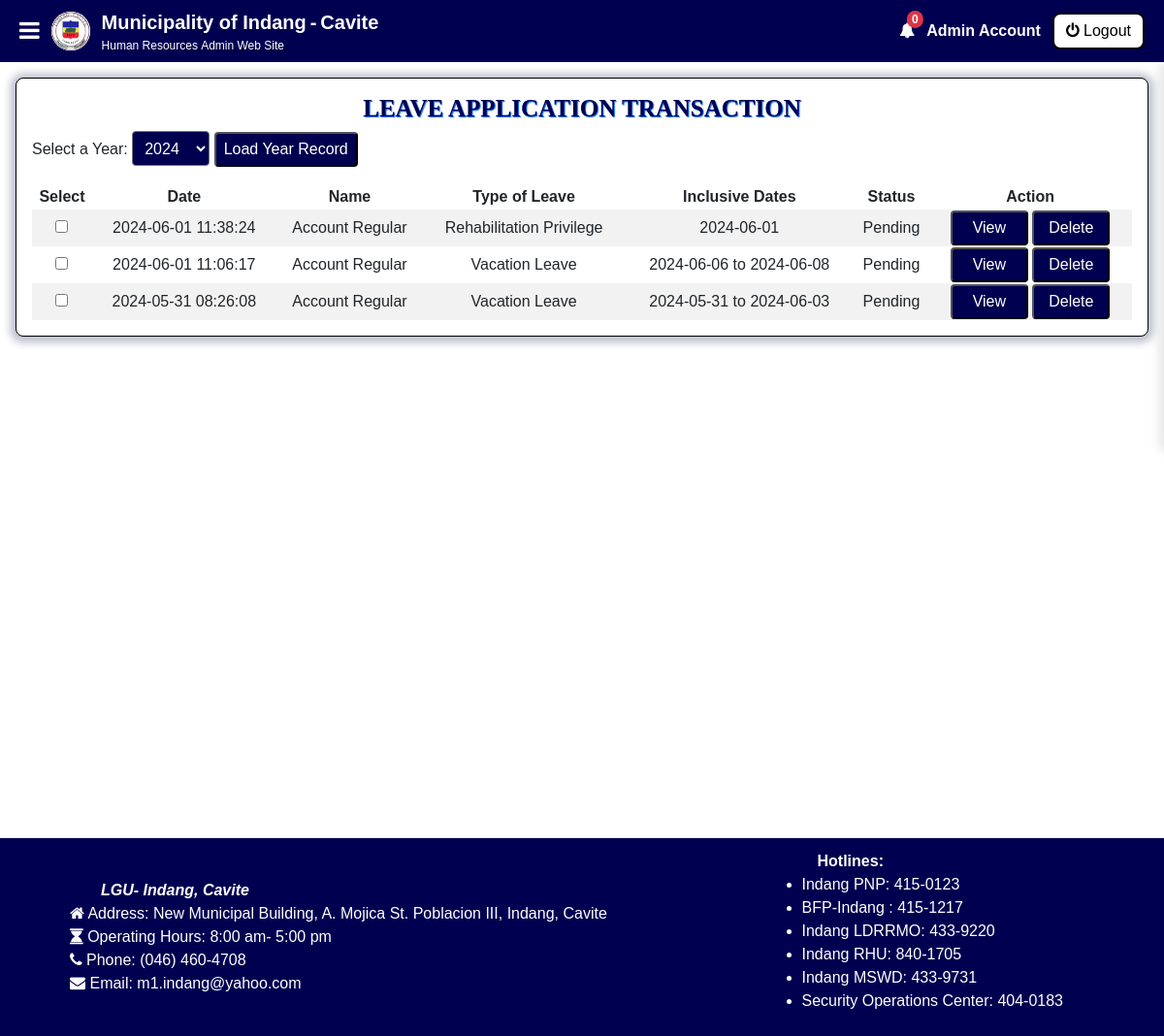
/admin/leave-transaction/index.php (signed in), run on the app's committed database.
### tables this page shows
CREATE TABLE `tbl_useraccounts` (
  `account_id` int(11) NOT NULL,
  `employee_id` varchar(255) NOT NULL,
  `role` varchar(255) NOT NULL,
  `email` varchar(255) NOT NULL,
  `password` varchar(255) NOT NULL,
  `photoURL` varchar(255) NOT NULL,
  `firstName` varchar(255) NOT NULL,
  `middleName` varchar(255) NOT NULL,
  `lastName` varchar(255) NOT NULL,
  `suffix` varchar(255) NOT NULL,
  `birthdate` date NOT NULL,
  `sex` varchar(255) NOT NULL,
  `civilStatus` varchar(255) NOT NULL,
  `department` varchar(255) NOT NULL,
  `jobPosition` varchar(255) NOT NULL,
  `status` varchar(50) NOT NULL,
  `dateStarted` date NOT NULL,
  `dateCreated` timestamp NOT NULL DEFAULT current_timestamp(),
  `reasonForStatus` varchar(255) NOT NULL,
  `archive` varchar(50) NOT NULL
);

CREATE TABLE `tbl_leaveappform` (
  `leaveappform_id` varchar(100) NOT NULL,
  `dateLastModified` timestamp NOT NULL DEFAULT current_timestamp() ON UPDATE current_timestamp(),
  `dateCreated` timestamp NOT NULL DEFAULT current_timestamp(),
  `employee_id` varchar(100) NOT NULL,
  `departmentName` varchar(150) NOT NULL,
  `lastName` varchar(100) NOT NULL,
  `firstName` varchar(100) NOT NULL,
  `middleName` varchar(100) NOT NULL,
  `dateFiling` varchar(100) NOT NULL,
  `position` varchar(100) NOT NULL,
  `salary` varchar(100) NOT NULL,
  `typeOfLeave` varchar(100) NOT NULL,
  `typeOfSpecifiedOtherLeave` varchar(255) NOT NULL,
  `typeOfVacationLeave` varchar(100) NOT NULL,
  `typeOfVacationLeaveWithin` varchar(255) NOT NULL,
  `typeOfVacationLeaveAbroad` varchar(255) NOT NULL,
  `typeOfSickLeave` varchar(100) NOT NULL,
  `typeOfSickLeaveInHospital` varchar(255) NOT NULL,
  `typeOfSickLeaveOutPatient` varchar(255) NOT NULL,
  `typeOfSpecialLeaveForWomen` varchar(255) NOT NULL,
  `typeOfStudyLeave` varchar(100) NOT NULL,
  `typeOfOtherLeave` varchar(100) NOT NULL,
  `workingDays` int(50) NOT NULL,
  `inclusiveDateStart` date NOT NULL,
  `inclusiveDateEnd` date NOT NULL,
  `commutation` varchar(100) NOT NULL,
  `asOfDate` date NOT NULL,
  `vacationLeaveTotalEarned` decimal(10,4) NOT NULL,
  `sickLeaveTotalEarned` decimal(10,4) NOT NULL,
  `vacationLeaveLess` decimal(10,4) NOT NULL,
  `sickLeaveLess` decimal(10,4) NOT NULL,
  `vacationLeaveBalance` decimal(10,4) NOT NULL,
  `sickLeaveBalance` decimal(10,4) NOT NULL,
  `recommendation` varchar(100) NOT NULL,
  `recommendMessage` varchar(255) NOT NULL,
  `dayWithPay` int(50) NOT NULL,
  `dayWithoutPay` int(50) NOT NULL,
  `otherDayPay` int(50) NOT NULL,
  `otherDaySpecify` varchar(255) NOT NULL,
  `disapprovedMessage` varchar(255) NOT NULL,
  `hrName` varchar(255) NOT NULL,
  `hrPosition` varchar(100) NOT NULL,
  `deptHeadName` varchar(255) NOT NULL,
  `mayorName` varchar(255) NOT NULL,
  `mayorPosition` varchar(100) NOT NULL,
  `hrmanager_id` varchar(100) NOT NULL,
  `depthead_id` varchar(100) NOT NULL,
  `mayor_id` varchar(100) NOT NULL,
  `status` varchar(80) NOT NULL,
  `archive` varchar(50) NOT NULL
);

### constants/routes.php (called while the page is built, shortened)
<?php
$webhostpage = '/www.indang-municipal-hr.com.ph';
$action_delete_leaveappform = $webhostpage . '/actions/deleteLeaveAppForm.php';
$assets_logo_png = $webhostpage . '/assets/images/indang-logo.png';
$assets_bootstrap_vcss = $webhostpage . '/assets/bootstrap-5.0.2-dist/css/bootstrap.min.css';
$assets_bootstrap_css = $webhostpage . '/assets/bootstrap/dist/css/bootstrap.min.css';
$assets_fontawesome = $webhostpage . '/assets/font-awesome/css/font-awesome.min.css';
$assets_css_styles = $webhostpage . '/assets/css/style.css';
$assets_datatable_css = $webhostpage . '/assets/datatables/datatables.min.css';
$assets_datatable_bootstrap = $webhostpage . '/assets/datatables/DataTables-1.13.7/css/dataTables.bootstrap.css';
$assets_datatable_css_select = $webhostpage . '/assets/datatables/jquery-datatables-checkboxes-1.2.12/css/dataTables.checkboxes.css';
$assets_toastify_css = $webhostpage . '/assets/toastify/toastify.css';
$location_admin_leaveapplist_view = $webhostpage . '/admin/leave-transaction/view';
?>

### admin/leave-transaction/index.php (the view, shortened to what this page needs)
<?php
include ("../../constants/routes.php");
$leaveAppDataList = [];
$mostMinimalYear = date("Y");
try {
    $minYearQuery = "   SELECT MIN(YEAR(inclusiveDateStart)) AS minStartYear, MIN(YEAR(inclusiveDateEnd)) AS minEndYear
                        FROM tbl_leaveappform
                        WHERE UPPER(archive) != 'DELETED'";
    $minYearStatement = $database->prepare($minYearQuery);
    $minYearStatement->execute();
    $result = $minYearStatement->get_result();
    if ($result) {
        $minYears = $result->fetch_assoc();
        $minStartYear = $minYears['minStartYear'] ?? date("Y");
        $minEndYear = $minYears['minEndYear'] ?? date("Y");
        if (isset($minStartYear, $minEndYear)) {
            $mostMinimalYear = min($minStartYear, $minEndYear);
        }
    } else {
        throw new Exception("Error fetching data");
    }
} catch (Exception $e) {
    echo "<script>console.error('Error: " . $e->getMessage() . "');</script>";
}
$selectedYear = date("Y");
if (isset($_POST['leaveTransactionYear'])) {
    $selectedYear = sanitizeInput($_POST['selectedYear']);
    $_SESSION['post_transactionyear'] = $selectedYear;
} else if (isset($_SESSION['post_transactionyear'])) {
    $selectedYear = sanitizeInput($_SESSION['post_transactionyear']);
} else {
    $selectedYear = date("Y");
}
if ($selectedYear && $selectedYear != 'All') {
    $leavelistsql = "SELECT leaveapp.*, users.firstName AS userFirstName, users.lastName AS userLastName
                FROM tbl_leaveappform leaveapp
                LEFT JOIN tbl_useraccounts users ON users.employee_id = leaveapp.employee_id
                WHERE (YEAR(inclusiveDateStart) = ? OR YEAR(inclusiveDateEnd) = ?) AND UPPER(leaveapp.archive) != 'DELETED'
                ORDER BY dateCreated DESC";
    $leavelist_statement = $database->prepare($leavelistsql);
    $leavelist_statement->bind_param("ss", $selectedYear, $selectedYear);
    $leavelist_statement->execute();
    $result = $leavelist_statement->get_result();
    if ($result->num_rows > 0) {
        while ($leaveform = $result->fetch_assoc()) {
            $leaveAppDataList[] = $leaveform;
        }
    }
} else if ($selectedYear == 'All') {
    $leavelistsql = "   SELECT leaveapp.*,
                        users.firstName AS userFirstName,
                        users.lastName AS userLastName
                    FROM tbl_leaveappform leaveapp
                    LEFT JOIN tbl_useraccounts users
                    ON users.employee_id = leaveapp.employee_id
                    WHERE UPPER(leaveapp.archive) != 'DELETED'
                    ORDER BY dateCreated DESC";
    $leavelist_result = $database->query($leavelistsql);
    if ($leavelist_result->num_rows > 0) {
        while ($leaveform = $leavelist_result->fetch_assoc()) {
            $leaveAppDataList[] = $leaveform;
        }
    }
}
?>
<!DOCTYPE html>
<html lang="en">
<head>
    <link rel="stylesheet" href="<?php echo $assets_bootstrap_vcss; ?>">
    <link rel="stylesheet" href="<?php echo $assets_bootstrap_css; ?>">
    <link rel='stylesheet' href="<?php echo $assets_fontawesome; ?>">
    <link rel="stylesheet" href="<?php echo $assets_toastify_css; ?>">
    <link rel="stylesheet" href="<?php echo $assets_datatable_css; ?>">
    <link rel="stylesheet" href="<?php echo $assets_datatable_css_select; ?>">
    <link rel="stylesheet" href="<?php echo $assets_datatable_bootstrap; ?>">
    <link rel="stylesheet" href="<?php echo $assets_css_styles; ?>">
</head>
<body class="webpage-background-cover-admin">
    <div class="component-container">
        <?php include ($components_file_topnav); ?>
    </div>
    <div class="page-container">
        <div class="page-content">
            <div class="box-container">
                <h3 class="title-text">Leave Application Transaction</h3>
                <div class="button-container component-container mb-2">
                    <form action="" method="post">
                        <label for="selectedYear">Select a Year:</label>
                        <select name="selectedYear" id="selectedYear" class="custom-regular-button"
                            aria-label="Year Selection">
                            <?php
                            $currentYear = date("Y");
                            $start_year = $mostMinimalYear;
                            for ($year = $currentYear; $year >= $start_year; $year--) {
                                ?>
                                <option value="<?php echo $year; ?>" <?php echo ($year == $selectedYear) ? 'selected' : ''; ?>>
                                    <?php echo $year; ?>
                                </option>
                                <?php
                            }
                            ?>
                        </select>
                        <input type="submit" name="leaveTransactionYear" value="Load Year Record"
                            class="custom-regular-button">
                    </form>
                </div>
                <table id="leaveAppList" class="text-center hover table-striped cell-border order-column"
                    style="width:100%">
                    <thead>
                        <tr>
                            <th>Select</th>
                            <th>Date</th>
                            <th>Name</th>
                            <th>Type of Leave</th>
                            <th>Inclusive Dates</th>
                            <th>Status</th>
                            <th>Action</th>
                        </tr>
                    </thead>
                    <tbody>
                        <?php
                        if (!empty($leaveAppDataList)) {
                            foreach ($leaveAppDataList as $ldata) {
                                ?>
                                <tr>
                                    <td>
                                        <input type="checkbox" name="selectedLeaveForm[]"
                                            value="<?php echo $ldata['dateLastModified']; ?>" />
                                    </td>
                                    <td>
                                        <?php echo $ldata['dateLastModified']; ?>
                                    </td>
                                    <td>
                                        <?php
                                        if (empty($ldata['userLastName']) && empty($ldata['userFirstName'])) {
                                            echo $ldata['lastName'] . ' ' . $ldata['firstName'];
                                        } else {
                                            echo $ldata['userLastName'] . ' ' . $ldata['userFirstName'];
                                        }
                                        ?>
                                    </td>
                                    <td>
                                        <?php echo $ldata['typeOfLeave']; ?>
                                    </td>
                                    <td>
                                        <?php echo $ldata['inclusiveDateStart'];
                                        if ($ldata['inclusiveDateEnd'] && $ldata['inclusiveDateStart'] < $ldata['inclusiveDateEnd']) {
                                            echo ' to ' . $ldata['inclusiveDateEnd'];
                                        }
                                        ?>
                                    </td>
                                    <td>
                                        <?php
                                        if (strtolower($ldata['status']) == "submitted") {
                                            echo "Pending";
                                        } else {
                                            echo $ldata['status'];
                                        }
                                        ?>
                                    </td>
                                    <td>
                                        <form action="<?php echo $action_delete_leaveappform; ?>" method="POST">
                                            <a
                                                href="<?php echo $location_admin_leaveapplist_view . '/' . $ldata['leaveappform_id'] . '/'; ?>">
                                                <button type="button" class="custom-regular-button">
                                                    View
                                                </button>
                                            </a>
                                            <input type="submit" name="deleteLeaveAppForm" value="Delete"
                                                class="custom-regular-button" />
                                        </form>
                                    </td>
                                </tr>
                                <?php
                            }
                        }
                        ?>
                    </tbody>
                </table>
            </div>
        </div>
    </div>
    <div class="component-container">
    </div>
</body>
</html>

### components/topnavigation.php (shortened to what this page needs)
<?php
$employeeUserName = [];
if (isset($_SESSION['employeeId'])) {
    $employeeId = $database->real_escape_string($_SESSION['employeeId']);
    $UserNamequery = "SELECT firstName, lastName FROM tbl_useraccounts WHERE employee_Id = ?";
    $stmtUserName = $database->prepare($UserNamequery);
    if ($stmtUserName) {
        $stmtUserName->bind_param("s", $employeeId);
        $stmtUserName->execute();
        $userResult = $stmtUserName->get_result();
        if ($userResult->num_rows > 0) {
            $employeeUserName = $userResult->fetch_assoc();
        }
    } else {
    }
}
?>
<nav id="top-nav" class="top-nav-container">
    <div class='top-nav-content'>
        <div id="menu-toggle" onclick="toggleMenu()" class='top-nav-menu-button'>
            <i class="fa fa-bars" aria-hidden="true"></i>
        </div>
        <div class="logo-container">
            <img src="<?php echo $assets_logo_png; ?>" alt="Web Page Logo" class="small-web-logo">
        </div>
        <div class="top-nav-head-content">
            <div class="top-nav-title-content top-nav-title">
                <div>Municipality of Indang</div>
                <div class="top-nav-title-content-props">-</div>
                <div>Cavite</div>
            </div>
            <div class="top-nav-section">
                <div class="top-nav-section-medium">
                    Human Resources
                </div>
                <div>
                    <?php
                    if ($_SESSION["role"] == 'Admin') {
                        echo "Admin";
                    } else if ($_SESSION["role"] == 'Staff') {
                        echo "Staff";
                    } else {
                        echo "Employee";
                    }
                    ?>
                    Web Site
                </div>
            </div>
        </div>
    </div>
    <div class="top-nav-content">
        <div id="notification-menu" class="position-relative clickable-element toggle-notification">
            <i class="fa fa-bell text-white"></i>
            <span id="notifCount"
                class="position-absolute top-0 start-100 translate-middle badge rounded-pill bg-danger">
                0
            </span>
        </div>
        <div class="top-nav-username text-truncate">
            <?php
            if (isset($_SESSION['employeeId']) && !empty($employeeUserName)) {
                echo htmlspecialchars($employeeUserName['firstName'] . " " . $employeeUserName['lastName'], ENT_QUOTES, 'UTF-8');
            } else {
                echo 'Username';
            }
            ?>
        </div>
        <form method="post">
            <button type="submit" name="logout" class="top-nav-logout-button">
                <i class="fa fa-power-off" aria-hidden="true"></i> <span class="top-nav-logout-text">Logout</span>
            </button>
        </form>
    </div>
</nav>

### data on the page
tbl_useraccounts: firstName+lastName "Admin Account"
tbl_leaveappform: dateLastModified "2024-06-01 11:38:24", tbl_useraccounts.lastName "Account", tbl_useraccounts.firstName "Regular", typeOfLeave "Rehabilitation Privilege", inclusiveDateStart "2024-06-01", status "Pending"
tbl_leaveappform: dateLastModified "2024-06-01 11:06:17", tbl_useraccounts.lastName "Account", tbl_useraccounts.firstName "Regular", typeOfLeave "Vacation Leave", inclusiveDateStart "2024-06-06", inclusiveDateEnd "2024-06-08", status "Pending"
tbl_leaveappform: dateLastModified "2024-05-31 08:26:08", tbl_useraccounts.lastName "Account", tbl_useraccounts.firstName "Regular", typeOfLeave "Vacation Leave", inclusiveDateStart "2024-05-31", inclusiveDateEnd "2024-06-03", status "Pending"

### other printed values
form field selectedYear "2024"
